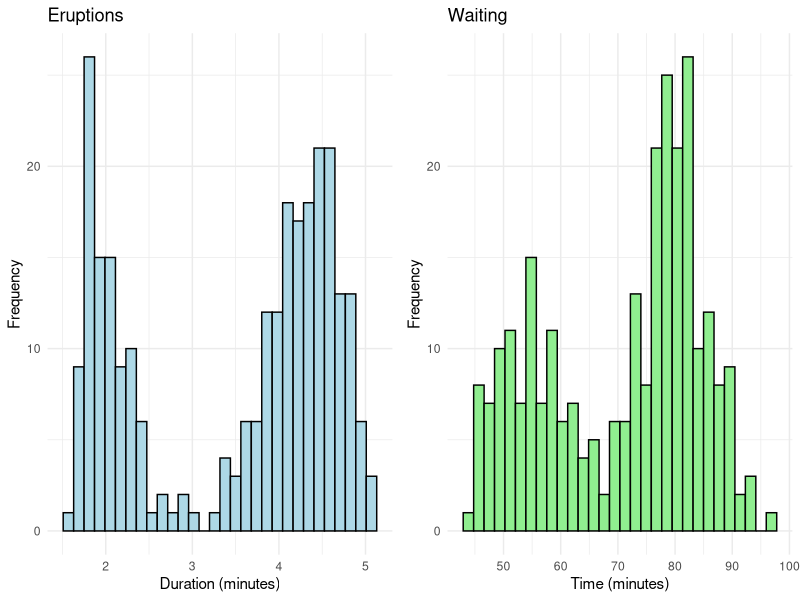
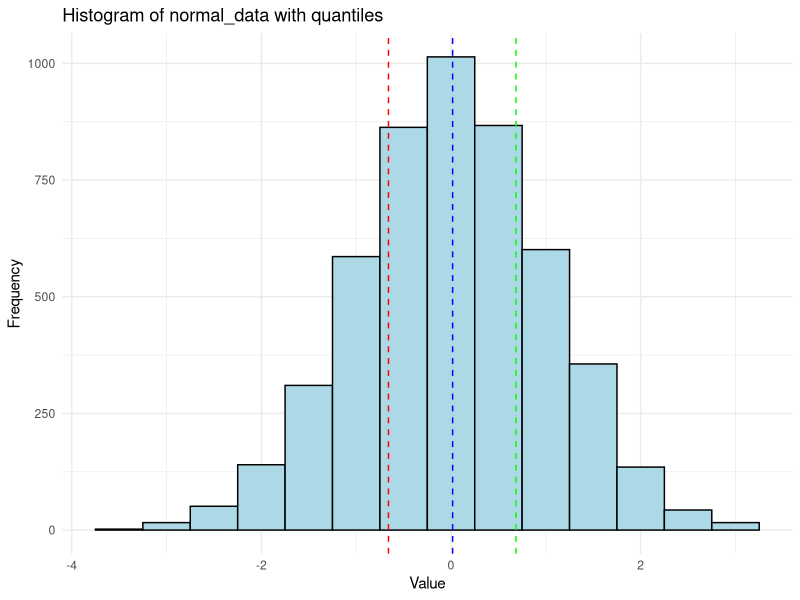
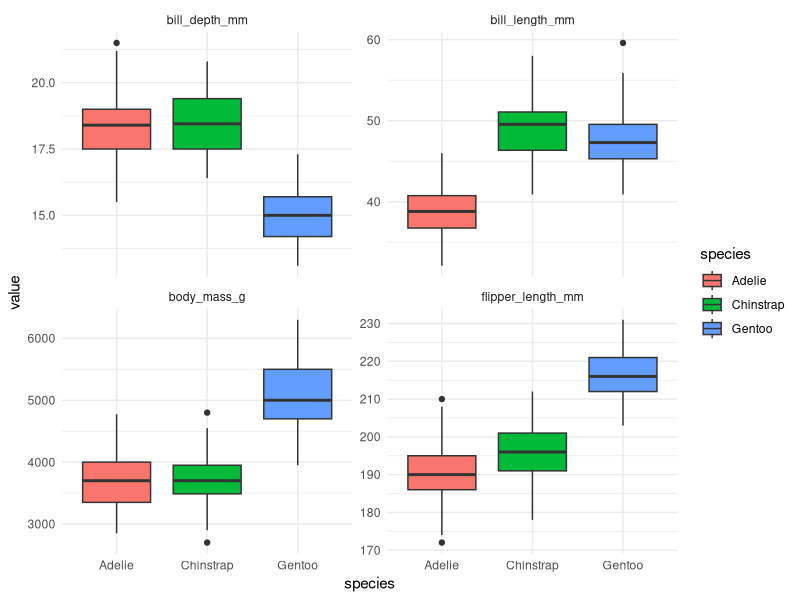

Reproduce these figures in R, in order.
## ---- chunk 1
knitr::opts_chunk$set(
  echo = TRUE,
  eval = TRUE,
  warning = FALSE,
  message = FALSE,
  fig.width = 6,
  fig.asp = 0.65,
  out.width = "100%",
  fig.align = "center"
)
library(tidyverse)
library(ggpubr)
library(ggthemes)
## ---- chunk 2
library(palmerpenguins)
data(penguins)

# a.
dimnames(penguins)

# b.
str(penguins)
## ---- chunk 3
#| eval: true
#| echo: true

set.seed(666)
n <- 5000
mean <- 0
sd <- 1
normal_data <- rnorm(n, mean, sd)
round(sum(normal_data) / length(normal_data), 3)
## ---- chunk 4
#| eval: true
#| echo: true

# Load the faithful dataset
data(faithful)
library(ggpubr)

plt1 <- ggplot(faithful, aes(x = eruptions)) +
  geom_histogram(fill = "lightblue", color = "black") +
  labs(title = "Eruptions", x = "Duration (minutes)", y = "Frequency") +
  theme_minimal()

plt2 <- ggplot(faithful, aes(x = waiting)) +
  geom_histogram(fill = "lightgreen", color = "black") +
  labs(title = "Waiting", x = "Time (minutes)", y = "Frequency") +
  theme_minimal()

# Arrange the plots side by side
ggarrange(plt1, plt2, ncol = 2)

# Central tendency measures
library(e1071)
kurtosis(faithful$eruptions)
kurtosis(faithful$waiting)
skewness(faithful$eruptions)
skewness(faithful$waiting)
## ---- chunk 5
#| eval: true
#| echo: true

# Using the equations for sample variance and sd
# (not the built-in functions), do:

# Variance
(norm_var <- round(sum((normal_data - mean(normal_data))^2) /
                     (length(normal_data) - 1), 3))

# Standard deviation
(norm_sd <- round(sqrt(norm_var), 3))
## ---- chunk 6
# Generate random data from a normal distribution
set.seed(666)
n <- 5000 # Number of data points
mean <- 0
sd <- 1
normal_data <- rnorm(n, mean, sd)

# Calculate the quantiles
q_25 <- quantile(normal_data, p = 0.25)
q_50 <- quantile(normal_data, p = 0.50)
q_75 <- quantile(normal_data, p = 0.75)
q_100 <- quantile(normal_data, p = 1.00)

# Verify each quantile interval
(count_0_to_25 <- sum(normal_data <= q_25))
(count_25_to_50 <- sum(normal_data > q_25 & normal_data <= q_50))
(count_50_to_75 <- sum(normal_data > q_50 & normal_data <= q_75))
(count_75_to_100 <- sum(normal_data > q_75 & normal_data <= q_100))

# Calculate percentages
(perc_0_to_25 <- count_0_to_25 / n * 100)
(perc_25_to_50 <- count_25_to_50 / n * 100)
(perc_50_to_75 <- count_50_to_75 / n * 100)
(perc_75_to_100 <- count_75_to_100 / n * 100)

# Make a figure to visualise
library(ggplot2)
ggplot(data.frame(x = normal_data), aes(x = x)) +
  geom_histogram(binwidth = 0.5, fill = "lightblue", color = "black") +
  geom_vline(xintercept = c(q_25, q_50, q_75), color = c("red", "blue", "green"), linetype = "dashed") +
  labs(title = "Histogram of normal_data with quantiles", x = "Value", y = "Frequency") +
  theme_minimal()
## ---- chunk 7
summary(penguins)
## ---- chunk 8
library(kableExtra)
library(tidyverse)

# a.
penguins %>%
  select_if(is.numeric) %>%
  psych::describe() %>%
  kable("html") %>%
  kable_styling("striped", full_width = F)

# b.
penguins %>%
  select(species, bill_length_mm, bill_depth_mm, flipper_length_mm, body_mass_g) %>%
  pivot_longer(-species) %>%
  ggplot(aes(x = species, y = value, fill = species)) +
  geom_boxplot() +
  facet_wrap(~name, scales = "free_y") +
  theme_minimal()
